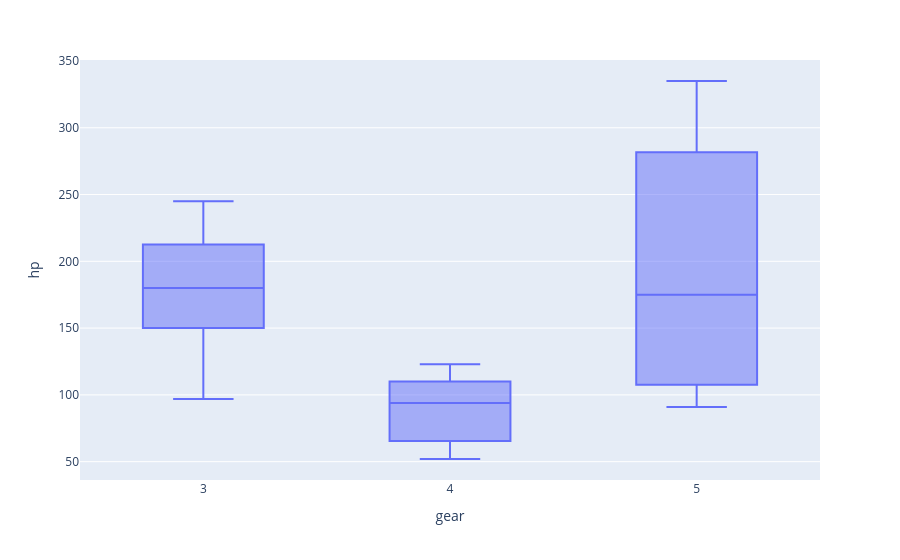

Notebook cell for this chart:
### Code cell
fig = px.box(df, x="gear", y="hp")
fig.show()

### Figure 1 — Plotly figure (JSON) as saved in the notebook; plotly's stock layout.template omitted (floating-point values rounded to 4 significant figures)
{"data": [{"alignmentgroup": "True", "hovertemplate": "gear=%{x}<br>hp=%{y}<extra></extra>", "legendgroup": "", "marker": {"color": "#636efa"}, "name": "", "notched": false, "offsetgroup": "", "orientation": "v", "showlegend": false, "type": "box", "x": [4, 4, 4, 3, 3, 3, 3, 4, 4, 4, 4, 3, 3, 3, 3, 3, 3, 4, 4, 4, 3, 3, 3, 3, 3, 4, 5, 5, 5, 5, 5, 4], "x0": " ", "xaxis": "x", "y": [110, 110, 93, 110, 175, 105, 245, 62, 95, 123, 123, 180, 180, 180, 205, 215, 230, 66, 52, 65, 97, 150, 150, 245, 175, 66, 91, 113, 264, 175, 335, 109], "y0": " ", "yaxis": "y"}], "layout": {"boxmode": "group", "legend": {"tracegroupgap": 0}, "margin": {"t": 60}, "xaxis": {"anchor": "y", "domain": [0, 1], "title": {"text": "gear"}}, "yaxis": {"anchor": "x", "domain": [0, 1], "title": {"text": "hp"}}}}
